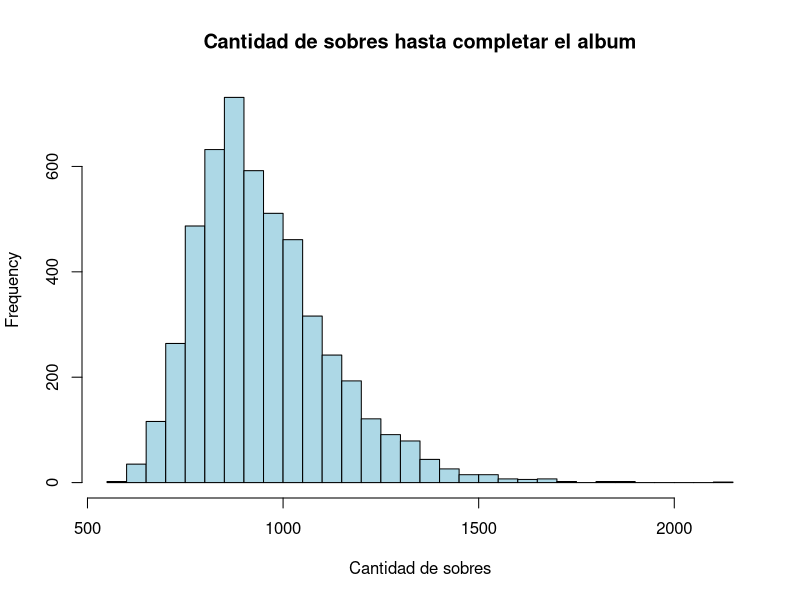

Write the R code that produced this figure.

rm(list=ls())

cant_figuritas=670
n=1000 #cantidad de simulaciones con cantidad de sobres fijos (n_sobres)
m=5000 #cantidad de simulaciones con cantidad de sobres ilimitada.
n_sobres=800 #cantidad de sobres fijos

#Funciones:
pegar_sobre = function(a,p){ #Esta función simula la acción de abrir un paquete de figuritas y pegarlas en el album
  for (j in 1:5) {
    a[p[j]]=TRUE
  }
  return(a)
}

album_lleno = function(album){ #Devuelve True si el album está lleno y False si no.
  salida= FALSE
  if (all(album)==1) {
    salida=TRUE
  }
  return(salida)
}

probaconnsobres= function(n, n_sobres){ #Estima la probabilidad de completar el album con la cantidad prefijada de sobre n_sobres.
  exitos=0
  for (k in 1:n) {
    album=rep(FALSE, cant_figuritas)
    for (i in 1:n_sobres) {
      paquete=sample (1:670,5, replace=TRUE) 
      album=pegar_sobre(album,paquete)
    }
    if (album_lleno(album)==1) {
      exitos=exitos+1
    }
  }
  cat('La probabilidad estimada de llenar el album con ', n_sobres, ' sobres es de ', 100*exitos/n, ' %.')
}

cuantossobres=function(cant_figuritas){ #Esta simulación cuenta la cantidad de sobres que hacen falta hasta llenar el album desde 0.
  album=rep(FALSE, cant_figuritas)
  sobres=0
  while (album_lleno(album)!=1) {
    paquete=sample (1:cant_figuritas,5, replace=TRUE) 
    album=pegar_sobre(album,paquete)
    sobres=sobres+1
  }
  # print('La cantidad de sobres necesarios para llenar el album fue de')
  # print(sobres)
  return(sobres)
}


#Programa a ejecutar:
probaconnsobres(n, n_sobres)
  #Gráfico de sobres:
x=rep(0, m)
for (i in 1:m){
x[i]=cuantossobres(cant_figuritas)
#x son los sobres necesarios para llenar el album, cada lugar de x es el resultado de una simulación distinta.
}
#plot(x) 
hist(x,
     main="Cantidad de sobres hasta completar el album",
     xlab="Cantidad de sobres",
     col="lightblue",
     breaks=30,
     freq=TRUE
)
cat('La cantidad de sobres esperados para completar el album es ', mean(x), ' con una desviación estándar de ', sd(x))
cat('Los cuantiles para la cantidad de sobres necesarios son los siguientes:')
quantile(x)
